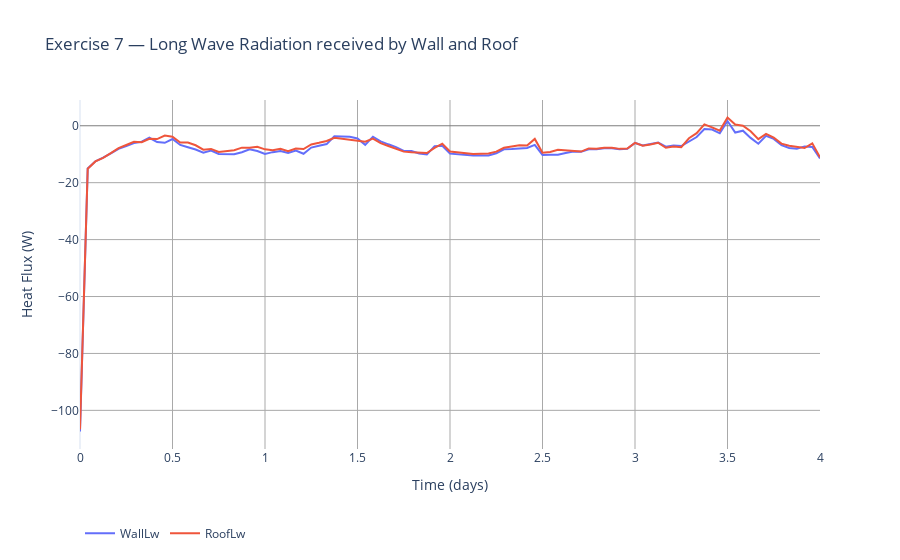
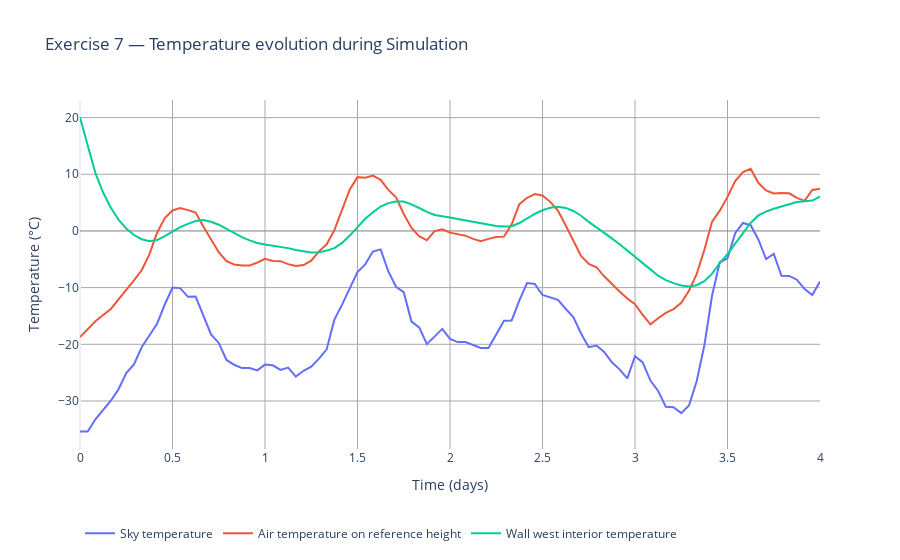

These figures' notebook cell, in order:
### Markdown cell above
<img src="../../database/images/InfraredRadiation7.png"
     align="right"
     width="400"
     style="margin-right: 20px; margin-bottom: 10px;" />

This exercise aims to **quantify the radiative exchange** between building envelope surfaces (walls and roofs) and the outdoor environment (ground and sky).

The **net radiative power** exchanged by a surface is calculated using the **Stefan-Boltzmann Law** and **View Factors (F)**

$\phi_{QflowWall} = \epsilon . \sigma . A(F_{wall,Sky} . T_{Sky}^4 + F_{wall,Ground} . T_{Ground}^4 - T_{wall}^4)$

$\phi_{QflowRoof} = \epsilon . \sigma . A(F_{Roof,Sky} . T_{Sky}^4 + F_{Roof,Ground} . T_{Ground}^4 - T_{wall}^4)$


**<ins>Question 1:<ins>**

Consider a rectangular building on flat ground. **Determine the view factor (F)** for a **vertical wall** and a **flat roof** relative to the environment (sky and ground).

**<ins>Question 2:<ins>**

Using the provided simulation, **observe the phenomenon where the wall temperature drops below the ambient air temperature**. Explain empirically why this occurrence is **thermodynamically impossible** without accounting for **infrared radiation**.

### Code cell
sim1 = FMUSimulation(databasePath / "Exercises_Infra_Red_Radiation_7.fmu")

sim1.initialize(startTime=0.0, stopTime=86400 * 4, timeStep=3600.0)
sim1.initParameters(
    {"viewFactorWall": 0.2, "viewFactorRoof": 0.2}
)  # modify view factors
sim1.exitInitialization()

outputNames = [
    "WallLw",
    "RoofLw",
    "ambience.TAirRef",
    "ambience.TSky",
    "building.wall_WEST.toSurfacePort_1.heatPort.T",
]
data1 = sim1.run(outputNames)
sim1.terminate()

sim1Factory = SimulationPlotFactory()

sim1Factory.plot_multi_curves(
    time=data1["time"],
    data_type="heat_flux",
    data_dict={"WallLw": data1["WallLw"], "RoofLw": data1["RoofLw"]},
    title="Exercise 7 — Long Wave Radiation received by Wall and Roof",
)

sim1Factory.plot_multi_curves(
    time=data1["time"],
    data_type="temperature",
    data_dict={
        "Sky temperature": data1["ambience.TSky"],
        "Air temperature on reference height": data1["ambience.TAirRef"],
        "Wall west interior temperature": data1[
            "building.wall_WEST.toSurfacePort_1.heatPort.T"
        ],
    },
    title="Exercise 7 — Temperature evolution during Simulation",
);
